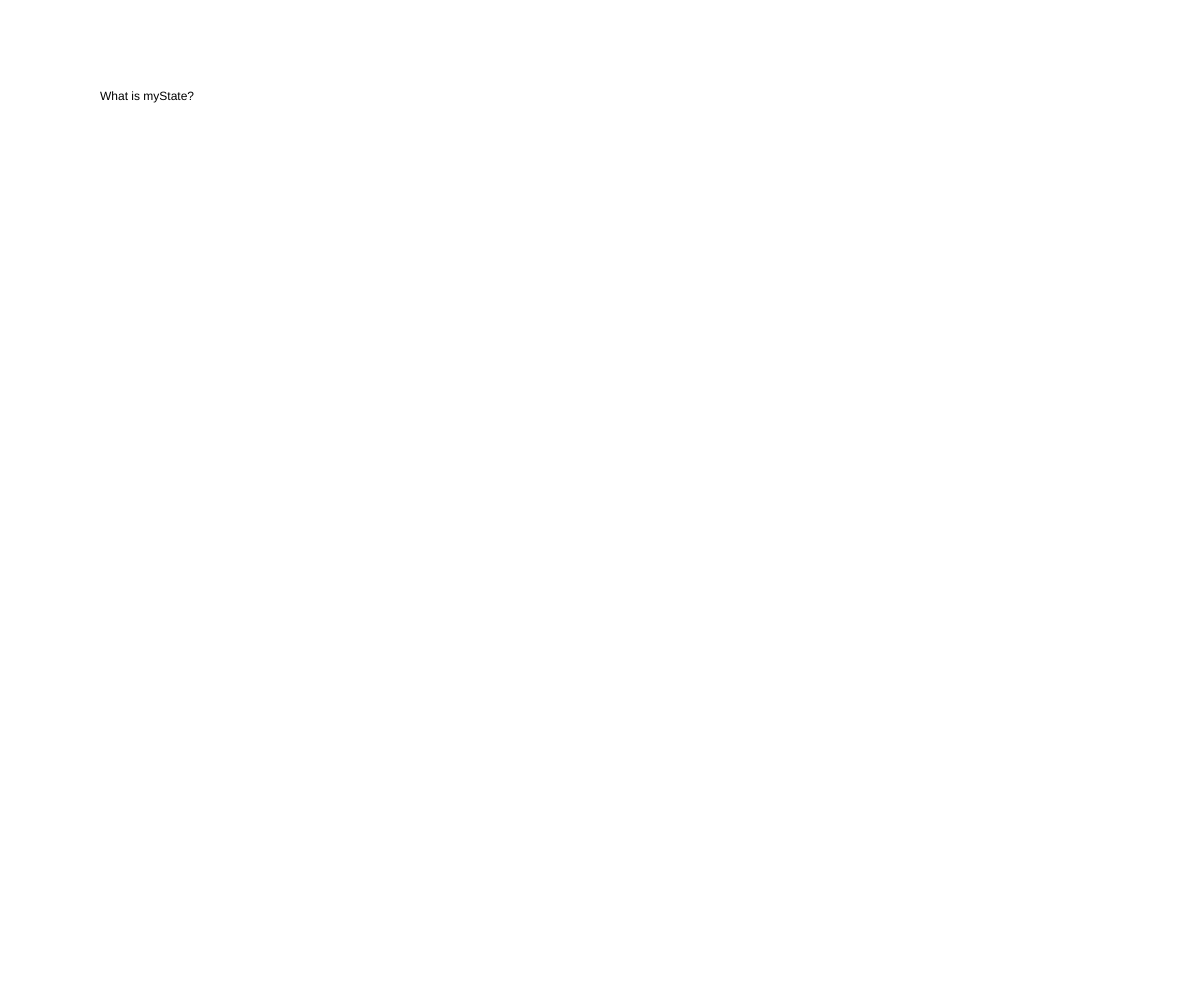
Frame 1 (no input)
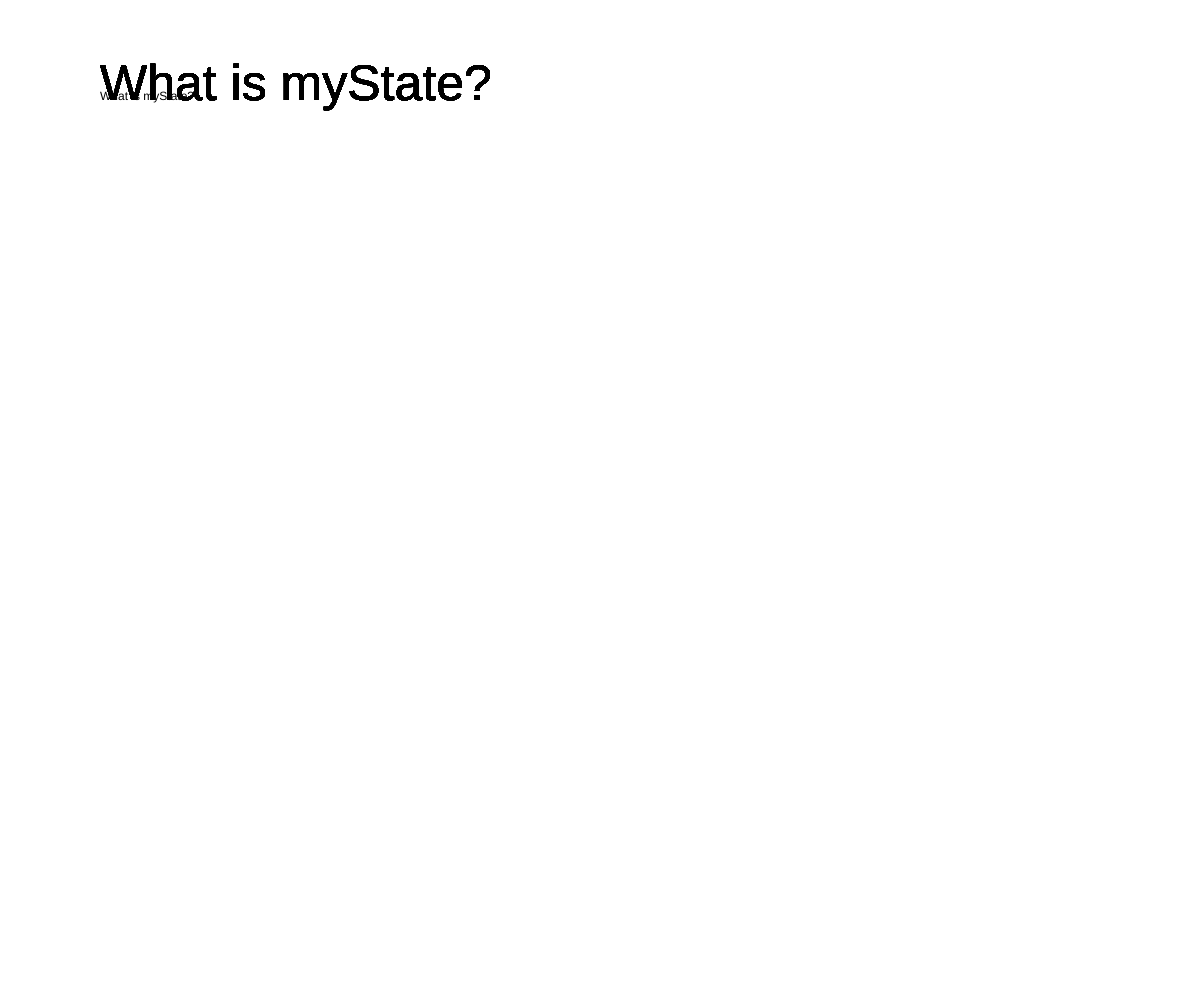
Frame 60 (no input)
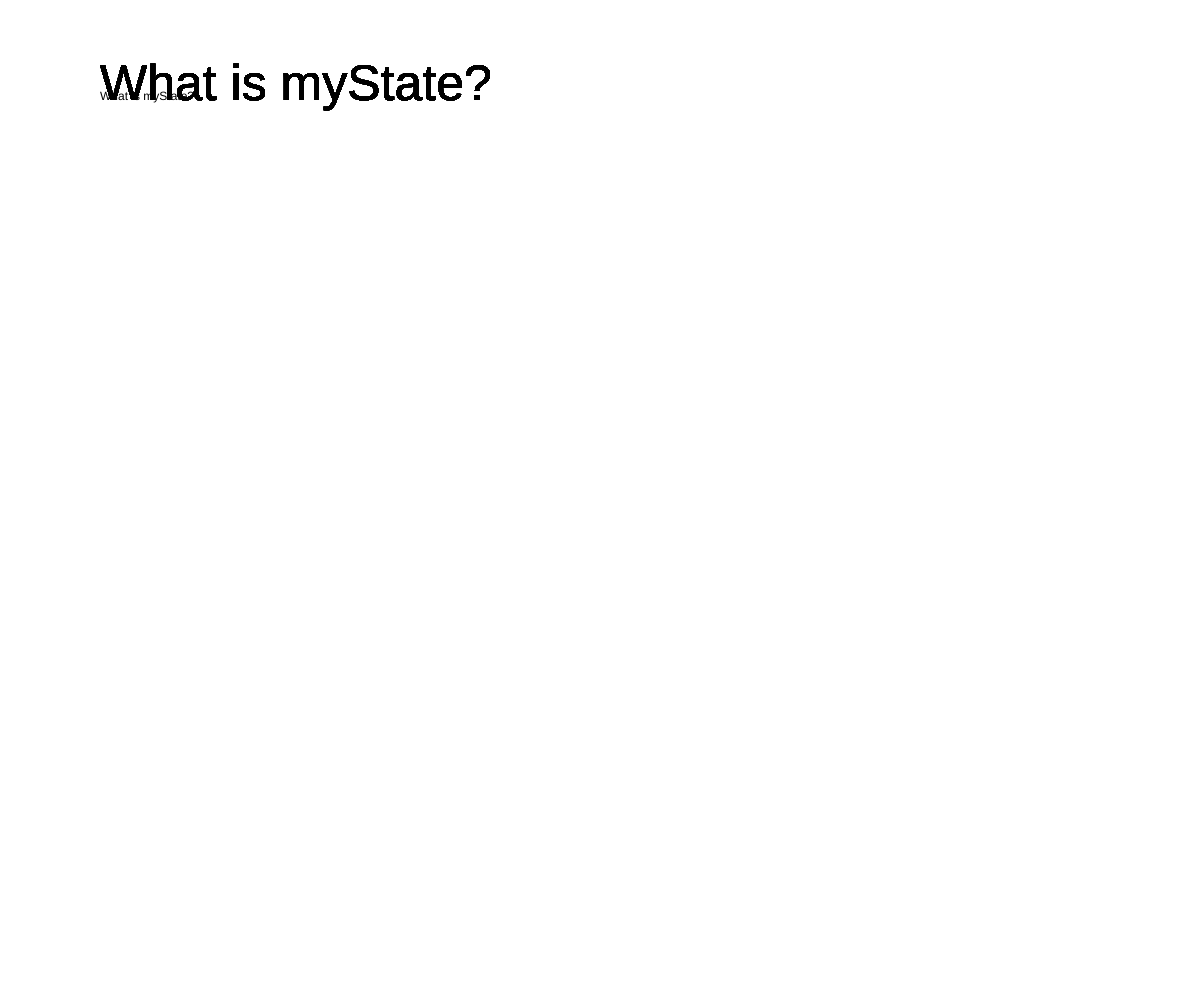
Frame 120 (the mouse pressed at the canvas centre since frame 60)

The p5.js sketch that drew these frames (run headless with seeded random() and noise() and a simulated clock; from frame 60 on, the mouse is pressed at the canvas centre):

// p5.js sketch
// ── sketch.js
var myState = 0;
var myTimer = 0;

function setup() {
  // put setup code here
  createCanvas(windowWidth, windowHeight);
}

function draw() {
  // put drawing code here
  switch(myState){
    case 0:
    text("What is myState?", 100, 100);
    textSize(50);
    myTimer++;
    if (myTimer >= 200){
      myTimer = 0;
      myState = 1;
        background(100);
    }
    break;

    case 1:
    text("Illinois", 100, 100);
    textSize(50);
    myTimer++;
    if (myTimer >= 200){
      myTimer = 0;
      myState = 0;
        background(100);
    }
    break;
  }
}
